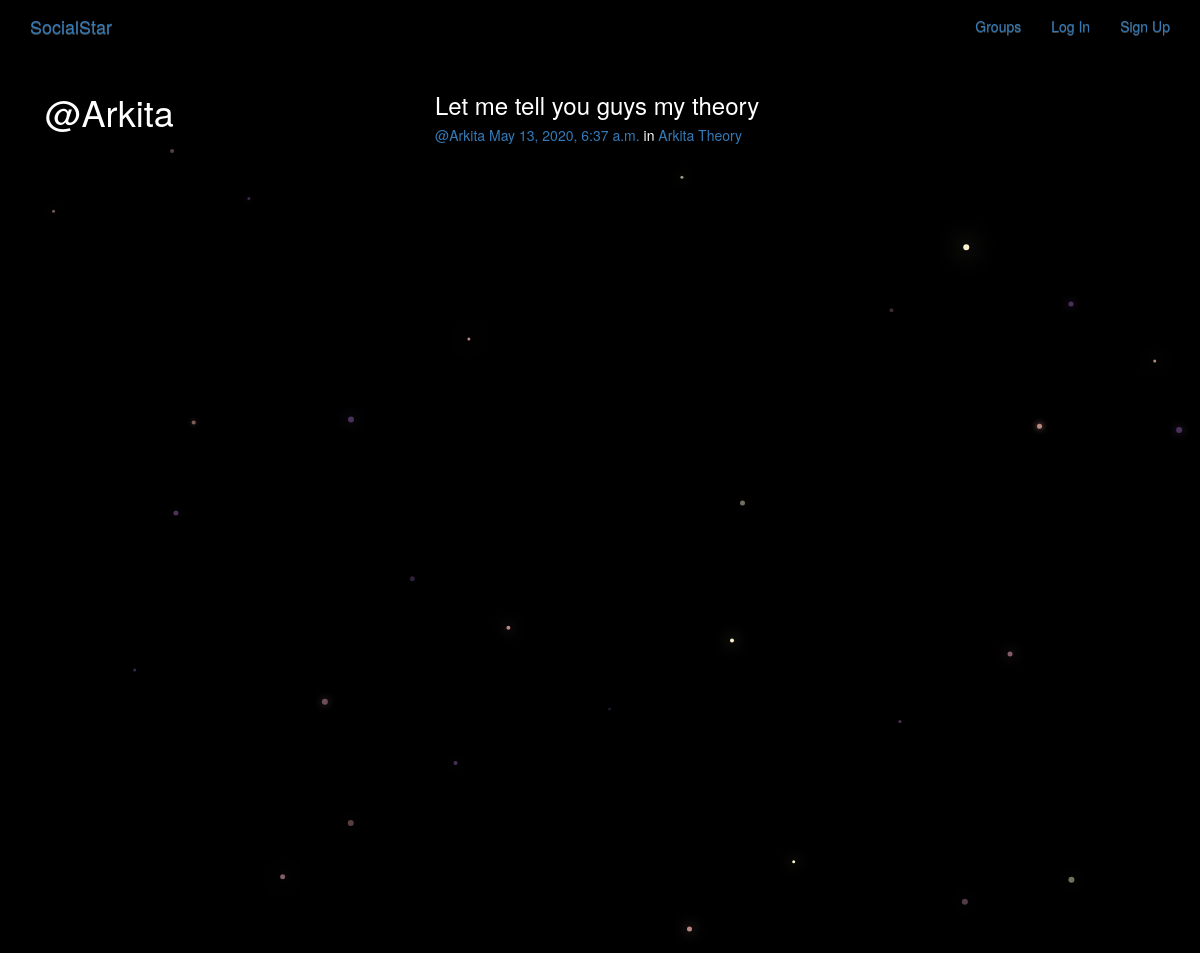
Page /posts/by/Arkita/ on the committed database.
### posts/models.py (models this page shows, shortened)
class Post(models.Model):
    user = models.ForeignKey(User,related_name='posts',on_delete=models.CASCADE)
    created_at = models.DateTimeField(auto_now=True)
    message = models.TextField()
    message_html = models.TextField(editable=False)
    group = models.ForeignKey(Group, related_name='posts',null=True,blank=True, on_delete=models.CASCADE)
    class Meta():
        ordering = ['-created_at']
        unique_together = ['user','message']

### groups/models.py (models this page shows, shortened)
class Group(models.Model):
    name = models.CharField(max_length=255, unique=True)
    slug = models.SlugField(allow_unicode=True, unique=True)
    description = models.TextField(blank=True, default='')
    description_html = models.TextField(editable=False, default='', blank=True)
    members = models.ManyToManyField(User,through="GroupMember")
    class Meta:
        ordering = ["name"]

### posts/views.py (the view)
# urls.py: path('by/<username>/',views.UserPosts.as_view(),name='for_user'),
class UserPosts(generic.ListView):
    model = models.Post
    template_name = 'posts/user_post_list.html'
    def get_queryset(self):
        try:
            self.post_user = User.objects.prefetch_related('posts').get(username__iexact=self.kwargs.get('username'))
        except User.DoesNotExist:
            raise Http404
        else:
            return self.post_user.posts.all()
    def get_context_data(self,**kwargs):
        context = super().get_context_data(**kwargs)
        context['post_user'] = self.post_user
        return context

### posts/templates/posts/user_post_list.html
{% extends "posts/post_base.html" %}
{% block prepost %}
  <div class="col-md-4">
    <h1>@{{post_user.username}}</h1>
  </div>
{% endblock%}
{% block post_content %}
  <div class="col-md-8">
    {% for post in post_list %}
      {% include "posts/_post.html" %}
    {% endfor %}
  </div>
{% endblock %}

### posts/templates/posts/_post.html (shortened to what this page needs)
<div class="post media">
  <h3>{{post.message_html|safe}}</h3>
  <div class="media-body">
    <h5 class="media-heading">
    <span class="username"> <a href="{% url 'posts:for_user' username=post.user.username%}">@{{post.user.username}}</a>
    </span>
    <time class="time">
    <a href="{% url 'posts:single' username=post.user.username pk=post.pk %}">{{post.created_at }}</a></time>
    {% if post.group %}
    <span class="group-name">in <a href="#">{{ post.group.name }}</a></span>
    {% endif %}
    </h5>
  </div>
</div>

### static/simplesocial/css/master.css (style rules this page uses)
body { margin: 0; overflow: hidden; background-color: black; color:white; }

### rows in the picture
Post: message_html "Let me tell you guys my theory", user.username "Arkita", created_at "May 13, 2020, 6:37 a.m.", group.name "Arkita Theory"

### other values in the picture
{{ post_user.username }} "Arkita"
